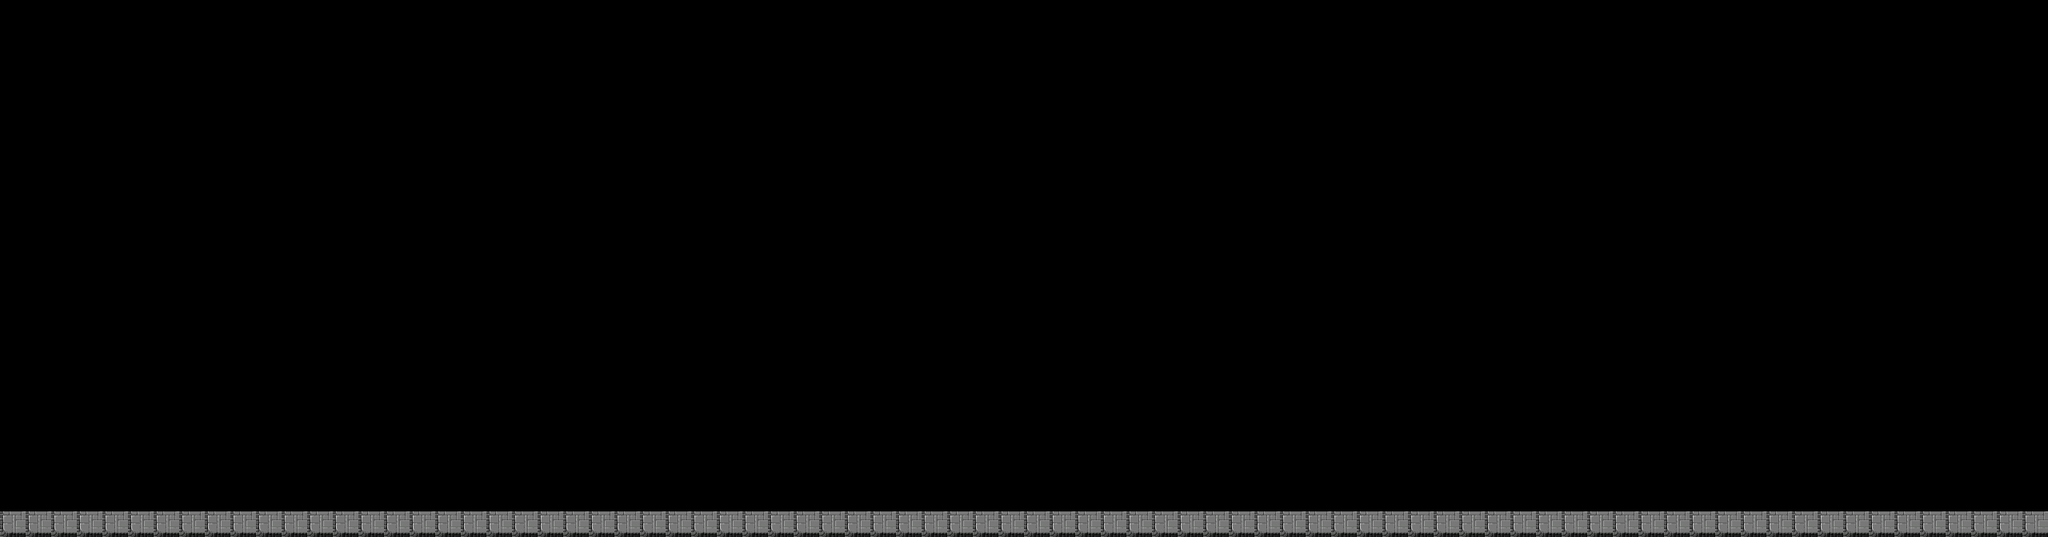

Rendered tile map (Tiled .tmx) drawn with the repository's tilesets; below, a short description and the map source with its tile grids summarised:
An orthogonal 80x21 tile map with 32x32 px tiles, 1 tile layer (Tile Layer 1).

<map version="1.0" orientation="orthogonal" width="80" height="21" tilewidth="32" tileheight="32">
 <tileset firstgid="1" name="test" tilewidth="32" tileheight="32">
  <image source="mmap/test.png" trans="ff00ff" width="228" height="224" />
 </tileset>
 <layer name="Tile Layer 1" width="80" height="21">
  <data>[1680 cells, 80 non-empty, 1 distinct tile ids]</data>
 </layer>
</map>
